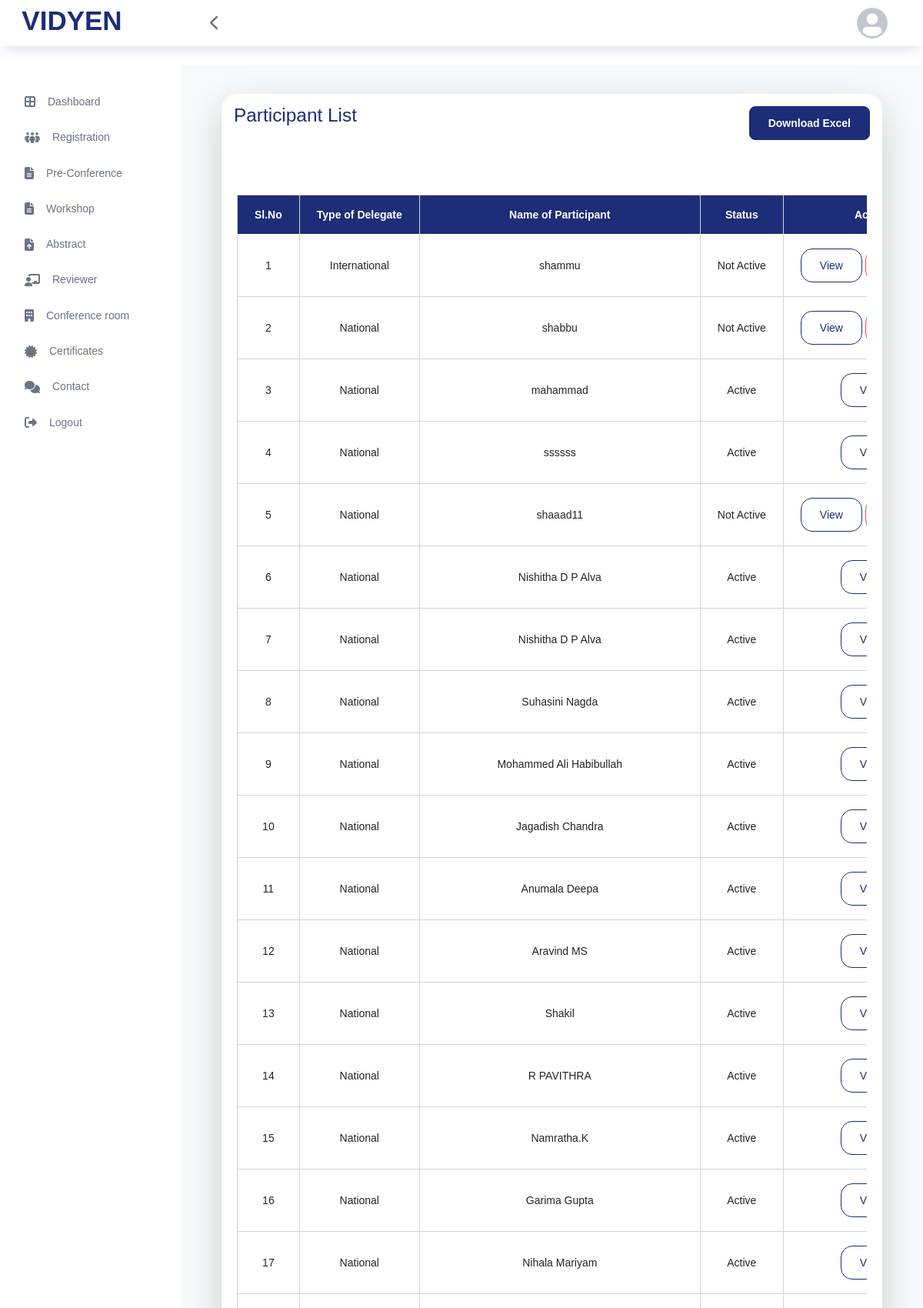
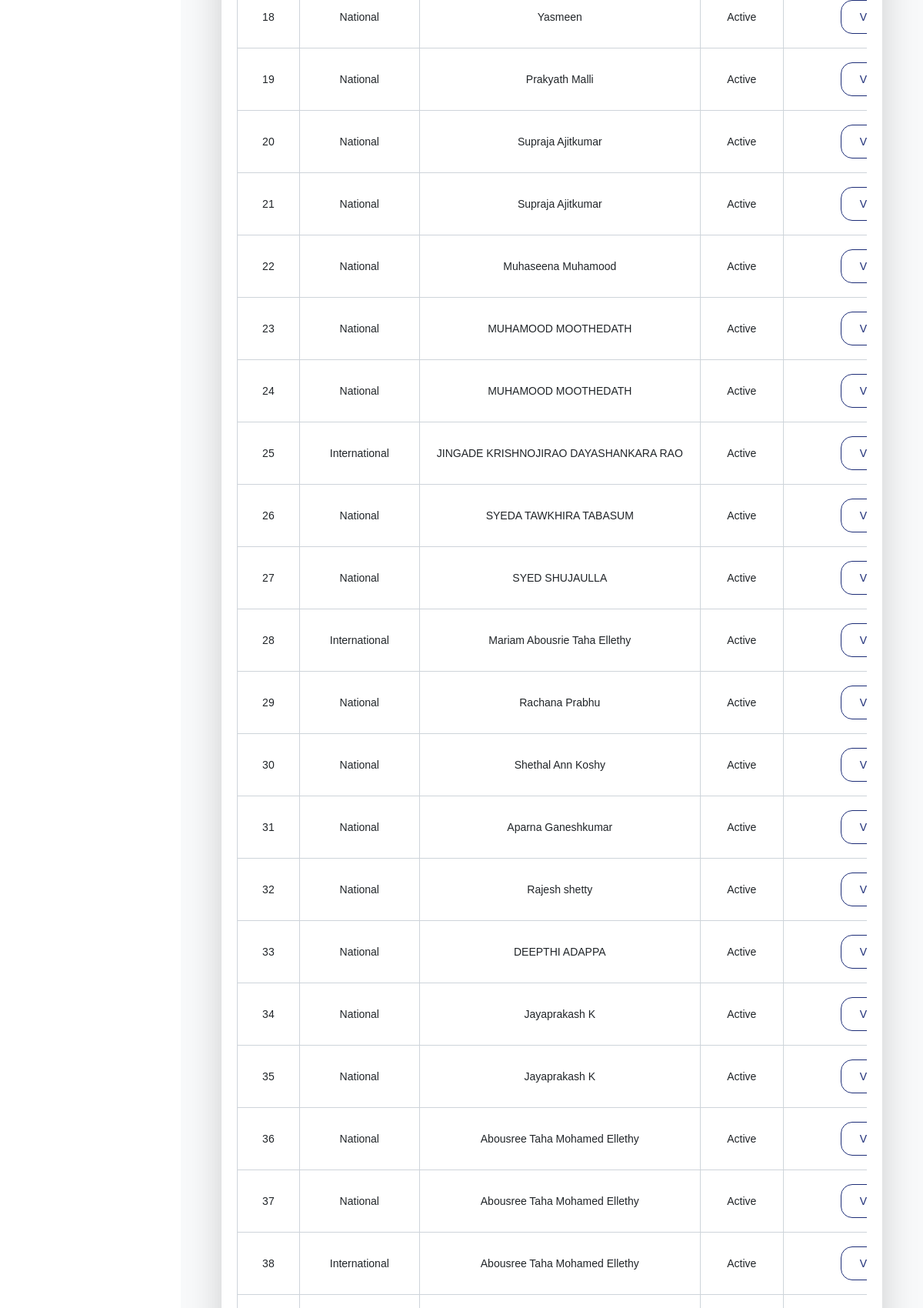
/decyen/views/admin/index.php?controller=admin&action=admin_reg_view (signed in, upper part), run on the app's committed database (2 pictures, top to bottom).
### tables this page shows
CREATE TABLE `registration` (
  `id` int(11) NOT NULL,
  `registration_code` varchar(200) NOT NULL,
  `honorofic` varchar(200) NOT NULL,
  `full_name` varchar(200) NOT NULL,
  `age` varchar(200) NOT NULL,
  `gender` varchar(200) NOT NULL,
  `type_of_delegate` varchar(200) NOT NULL,
  `designation` varchar(200) NOT NULL,
  `college_name` varchar(200) NOT NULL,
  `university_name` varchar(200) NOT NULL,
  `full_address` text NOT NULL,
  `city` varchar(200) NOT NULL,
  `state` varchar(200) NOT NULL,
  `country` varchar(200) NOT NULL,
  `pincode` varchar(200) NOT NULL,
  `email` varchar(200) NOT NULL,
  `phone_number` varchar(200) NOT NULL,
  `pre_conference` varchar(200) NOT NULL,
  `type_preconference` varchar(200) DEFAULT NULL,
  `scientific_presentation` varchar(200) NOT NULL,
  `status` int(11) NOT NULL DEFAULT 0,
  `flag` int(11) NOT NULL DEFAULT 0
);

### decyen/controllers/AdminController.php (called while the page is built, shortened)
<?php
require_once __DIR__ . '/../models/AdminModel.php';
class AdminController
{
    public function admin_reg_view()
    {
        $model = new AdminModel;
        $participants = $model->getAllParticipants();
        require_once __DIR__ . '/../views/main.php';
    }
}

### index.php (called while the page is built, shortened)
<?php
require_once __DIR__ . '/core/config.php';
$action     = $_GET['action'] ?? 'home';
$controllerObject = new $controllerClass();
$controllerObject->{$action}();

### core/config.php (called while the page is built, shortened)
<?php
class Config{
    function __construct(){
        $this->db_conn=$this->connection();
    }
private function connection(){
    $conn=mysqli_connect(DB_HOST,DB_USER,DB_PASS,DB_NAME);
    if (!$conn) {
  die("Connection failed: " . mysqli_connect_error());
}else{
    return $conn;
}
}
}

### decyen/models/AdminModel.php (called while the page is built, shortened)
<?php
class AdminModel
{
    private $conn;
    public function __construct()
    {
        $config = new Config();
        $this->conn = $config->db_conn;
    }
    public function getAllParticipants()
    {
        $query = "SELECT * FROM registration ORDER BY id DESC";
        $result = mysqli_query($this->conn, $query);
        return $result;
    }
}

### decyen/views/admin/admin_reg_view.php (the view, shortened to what this page needs)
<div class="content-wrapper bg-light">
    <div class="col-12 grid-margin">
        <div class="card shadow-lg">
            <div class="card-title p-3 text-primary d-flex justify-content-between">
                <h3>Participant List</h3>
                <a href="index.php?controller=admin&action=exportCSV" class="btn btn-primary rounded fw-bold">Download Excel</a>
            </div>
            <div class="card-body">
                <div class="table-responsive mt-3">
                    <table class="table table-bordered dt table-hover" id="dataTable">
                        <thead class="text-center bg-primary text-white">
                            <tr>
                                <th>Sl.No</th>
                                <th>Type of Delegate</th>
                                <th>Name of Participant</th>
                                <th>Status</th>
                                <th>Action</th>
                            </tr>
                        </thead>
                        <tbody class="text-center">
                            <?php $i = 1;
                            while ($row = mysqli_fetch_array($participants)) { ?>
                                <tr>
                                    <td><?= $i++; ?></td>
                                    <td><?= $row['type_of_delegate']; ?></td>
                                    <td><?= $row['full_name']; ?></td>
                                    <td><?= $row['status'] == '0' ? 'Not Active' : 'Active'; ?></td>
                                    <td>
                                        <a class="btn btn-outline-primary" id="registration_view_btn" data-id="<?= $row['registration_code']; ?>">View</a>
                                        <?php if ($row['status'] == 0) { ?>
                                            <a class="btn btn-outline-danger" id="active_user_btn" data-id="<?= $row['registration_code']; ?>">Activate</a>
                                        <?php } ?>
                                    </td>
                                </tr>
                            <?php } ?>
                        </tbody>
                    </table>
                </div>
            </div>
        </div>
    </div>
</div>

### decyen/assets/css/regi.css (style rules this page uses)
.content-wrapper { background-color:#e9e4f0; }

### data on the page
registration: type_of_delegate "International", full_name "shammu", status "Not Active"
registration: type_of_delegate "National", full_name "shabbu", status "Not Active"
registration: type_of_delegate "National", full_name "mahammad", status "Active"
registration: type_of_delegate "National", full_name "ssssss", status "Active"
registration: type_of_delegate "National", full_name "shaaad11", status "Not Active"
registration: type_of_delegate "National", full_name "Nishitha D P Alva", status "Active"
registration: type_of_delegate "National", full_name "Nishitha D P Alva", status "Active"
registration: type_of_delegate "National", full_name "Suhasini Nagda", status "Active"
registration: type_of_delegate "National", full_name "Mohammed Ali Habibullah", status "Active"
registration: type_of_delegate "National", full_name "Jagadish Chandra", status "Active"
registration: type_of_delegate "National", full_name "Anumala Deepa", status "Active"
registration: type_of_delegate "National", full_name "Aravind MS", status "Active"
registration: type_of_delegate "National", full_name "Shakil", status "Active"
registration: type_of_delegate "National", full_name "R PAVITHRA", status "Active"
registration: type_of_delegate "National", full_name "Namratha.K", status "Active"
registration: type_of_delegate "National", full_name "Garima Gupta", status "Active"
registration: type_of_delegate "National", full_name "Nihala Mariyam", status "Active"
registration: type_of_delegate "National", full_name "Yasmeen", status "Active"
registration: type_of_delegate "National", full_name "Prakyath Malli", status "Active"
registration: type_of_delegate "National", full_name "Supraja Ajitkumar", status "Active"
registration: type_of_delegate "National", full_name "Supraja Ajitkumar", status "Active"
registration: type_of_delegate "National", full_name "Muhaseena Muhamood", status "Active"
registration: type_of_delegate "National", full_name "MUHAMOOD MOOTHEDATH", status "Active"
registration: type_of_delegate "National", full_name "MUHAMOOD MOOTHEDATH", status "Active"
registration: type_of_delegate "International", full_name "JINGADE KRISHNOJIRAO DAYASHANKARA RAO", status "Active"
registration: type_of_delegate "National", full_name "SYEDA TAWKHIRA TABASUM", status "Active"
registration: type_of_delegate "National", full_name "SYED SHUJAULLA", status "Active"
registration: type_of_delegate "International", full_name "Mariam Abousrie Taha Ellethy", status "Active"
registration: type_of_delegate "National", full_name "Rachana Prabhu", status "Active"
registration: type_of_delegate "National", full_name "Shethal Ann Koshy", status "Active"
registration: type_of_delegate "National", full_name "Aparna Ganeshkumar", status "Active"
registration: type_of_delegate "National", full_name "Rajesh shetty", status "Active"
registration: type_of_delegate "National", full_name "DEEPTHI ADAPPA", status "Active"
registration: type_of_delegate "National", full_name "Jayaprakash K", status "Active"
registration: type_of_delegate "National", full_name "Jayaprakash K", status "Active"
registration: type_of_delegate "National", full_name "Abousree Taha Mohamed Ellethy", status "Active"
registration: type_of_delegate "National", full_name "Abousree Taha Mohamed Ellethy", status "Active"
registration: type_of_delegate "International", full_name "Abousree Taha Mohamed Ellethy", status "Active"
